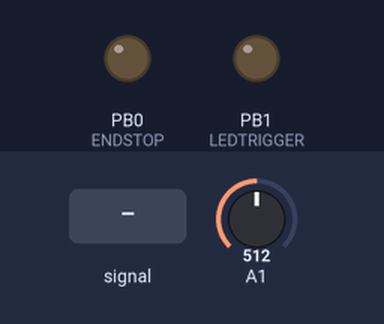
Recording of a sketch running on a simulated ATtiny85, built with avr-gcc and run on an emulated ATtiny85. On the bench: output pins drawn as LEDs (lit = HIGH). Inputs (shaded band) come from the test bench; at power-on: A1 = 512.

Above: at 1.2 s.
1.3 s: A1 fed a 200 Hz sine of ±255 counts around its level
At 3.2 s:
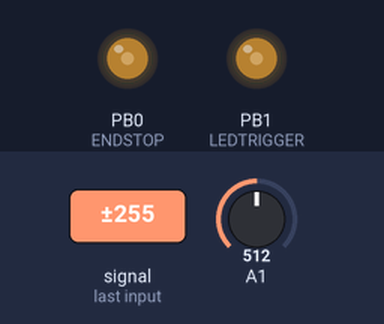
4.3 s: A1 set to 306
7.2 s: A1 set to 122
At 8.2 s:
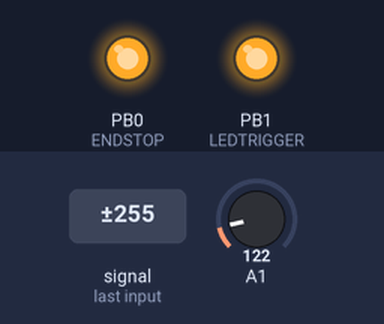
10.2 s: A1 set to 0
At 12.9 s:
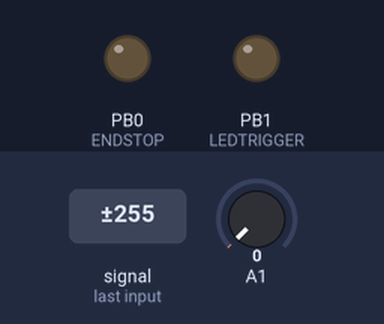
Timing chart, 0 to 14.2 s (numbered marks = the images above; inputs shaded):
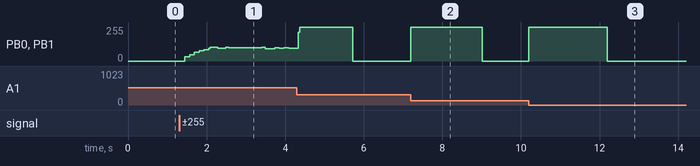

The sketch:

TrinketFSR.ino
```cpp
/*
  Modified version of JohnSL's FSR Trigger for use on the Trinket or ATtiny85
  From: https://github.com/ianlee74/AutoTuningFSRTrigger/blob/master/JohnSL_Trigger_Rewritten_For_Trinket_usingInternalPullUps/JohnSL_Trigger_Rewritten_For_Trinket_usingInternalPullUps.ino
  And from: http://trains.socha.com/2014/07/updating-fsr-endstop-controller-firmware.html

  Loses the following features from his design:
  * Loses LED indicators per FSR
  * Loses Various other IO pins

  Retains the following:
  * 1 FSR input (wire the three FSR's in parallel to pin #2)
  * JohnSL's long and short averaging routines

  Changes:
  * Changed the LED and endstop/output pin to pins #1 and #0.
  * Changed the ADC chosen to be A1, A2, and A3. (A0 is the reset pin on the
     ATtiny85)

  Changes by Haydn Huntley (haydn.huntley@gmail.com):
  * Ported one of JohnSL's recent improvements, which lowers the response time
     to within ~5ms.
*/

// Define the pin that has an LED on it. We have an LED for the FSR to indicate
// when the FSR is triggered. And one power/end stop LED that is on until an
// FSR is triggered.
#define LEDTRIGGER  01
// The end stop output
#define ENDSTOP     00

short fsrPin = 2;               // The pin for the FSR analog input
short fsrAnalogNum = 1;         // Analog pin number to use with analogRead()

#define SHORT_SIZE 8
#define LONG_SIZE 16
#define LONG_INTERVAL (2000 / LONG_SIZE)

unsigned long lastLongTime;              // Last time in millis that we captured a long-term sample
uint16_t longSamples[LONG_SIZE];         // Used to keep a long-term average
uint8_t longIndex = 0;                   // Index of the last long-term sample
uint16_t longAverage = 0;

uint16_t shortSamples[SHORT_SIZE];       // Used to create an average of the most recent samples
uint8_t averageIndex = 0;

void SetOutput(bool triggered)
{
	// Turns on the FSR LED when the FSR is triggered.
    digitalWrite(LEDTRIGGER, triggered);
    // Send the signal for the Z-probe.
    digitalWrite(ENDSTOP, triggered);
}

void InitValues()
{
  for (uint8_t i = 0; i < SHORT_SIZE; i++)
    shortSamples[i] = 0;

  for (uint8_t i = 0; i < LONG_SIZE; i++)
    longSamples[i] = 0;

  lastLongTime = millis();
}

//
// One-time setup for the various I/O ports
//
void setup()
{
  InitValues();

  pinMode(fsrPin, INPUT);
  digitalWrite(fsrPin, HIGH);  // Use the internal pull-up resistors.

  // Set the green combined LED to on so it acts as a power-on indicator.
  // We'll turn it off whenever we trigger the end stop.
  pinMode(LEDTRIGGER, OUTPUT);
  digitalWrite(LEDTRIGGER, HIGH);

  // Set the endstop pin to be an output that is set for NC
  pinMode(ENDSTOP, OUTPUT);
  digitalWrite(ENDSTOP, LOW);
};

//
// Captures a new value once LONG_INTERVAL ms have passed since the last sample.
//
// Returns: The current long-range average
uint16_t UpdateLongSamples(int avg)
{
  // If enough time hasn't passed, just return the last value.
  unsigned long current = millis();
  if (current - lastLongTime <= LONG_INTERVAL)
    return longAverage;

  // Update the long sample with the new value, and then update the long average.
  longSamples[longIndex++] = avg;
  if (longIndex >= LONG_SIZE)
      longIndex = 0;

  uint16_t total = 0;
  for (int i = 0; i < LONG_SIZE; i++)
    total += longSamples[i];

  longAverage = total / LONG_SIZE;

  lastLongTime = millis();
  return longAverage;
}

void CheckIfTriggered()
{
  // Calculate the average of the most recent short-term samples.
  uint16_t total = 0;
  for (int i = 0; i < SHORT_SIZE; i++)
  {
    total += shortSamples[i];
  }
  uint16_t avg = total / SHORT_SIZE;
  uint16_t longAverage = UpdateLongSamples(avg);
  uint16_t threshold = 0.85 * longAverage;
  bool triggered = avg < threshold;
  SetOutput(triggered);
}

void loop()
{
  int value = analogRead(fsrAnalogNum);
  shortSamples[averageIndex++] = value;
  if (averageIndex >= SHORT_SIZE)
    averageIndex = 0;
  CheckIfTriggered();
};
```

Measured:
- after the input at 1.3 s, PB0 (ENDSTOP), PB1 (LEDTRIGGER): 0/255 → 33/255 after 0.15 s, → 48/255 0.12 s later, → 64/255 0.12 s later, → 76/255 0.12 s later, … (16 changes in this stretch)
- after the input at 7.2 s, PB0 (ENDSTOP), PB1 (LEDTRIGGER): 0/255 → 255/255 at once, → 0/255 1.8 s later
- after the input at 10.2 s, PB0 (ENDSTOP), PB1 (LEDTRIGGER): 0/255 → 255/255 at once, → 0/255 2.0 s later
